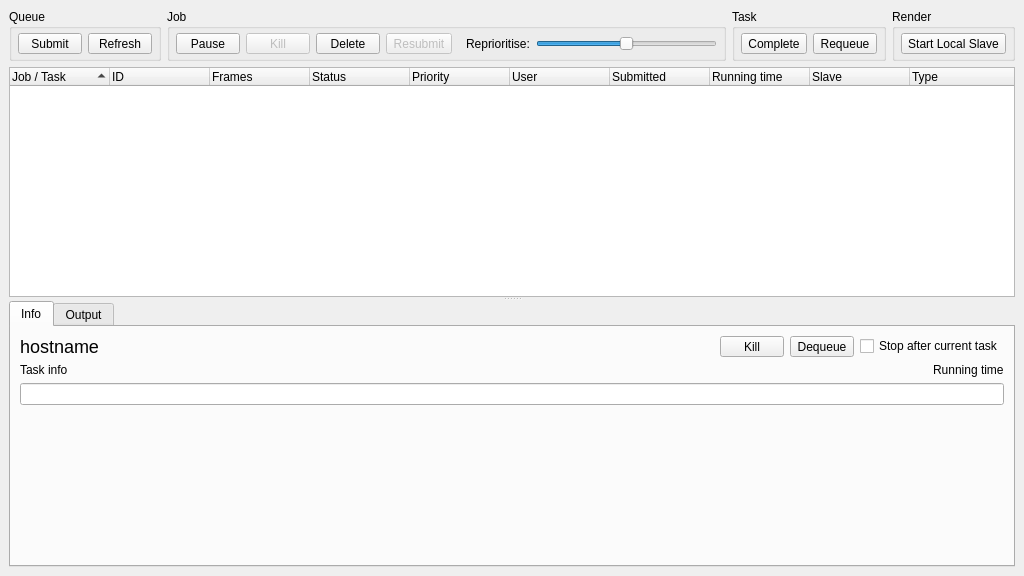
<?xml version="1.0" encoding="UTF-8"?>
<ui version="4.0">
 <class>MainWindow</class>
 <widget class="QMainWindow" name="MainWindow">
  <property name="geometry">
   <rect>
    <x>0</x>
    <y>0</y>
    <width>1024</width>
    <height>576</height>
   </rect>
  </property>
  <property name="windowTitle">
   <string>Render Queue</string>
  </property>
  <widget class="QWidget" name="centralwidget">
   <layout class="QVBoxLayout" name="verticalLayout_5">
    <item>
     <widget class="QFrame" name="renderQueueToolbar_frame">
      <property name="frameShape">
       <enum>QFrame::NoFrame</enum>
      </property>
      <property name="frameShadow">
       <enum>QFrame::Raised</enum>
      </property>
      <layout class="QHBoxLayout" name="horizontalLayout_10">
       <property name="margin">
        <number>0</number>
       </property>
       <item>
        <widget class="QGroupBox" name="view_groupBox">
         <property name="title">
          <string>Queue</string>
         </property>
         <layout class="QHBoxLayout" name="horizontalLayout_4">
          <property name="leftMargin">
           <number>6</number>
          </property>
          <property name="topMargin">
           <number>4</number>
          </property>
          <property name="rightMargin">
           <number>6</number>
          </property>
          <property name="bottomMargin">
           <number>4</number>
          </property>
          <item>
           <widget class="QToolButton" name="jobSubmit_toolButton">
            <property name="minimumSize">
             <size>
              <width>64</width>
              <height>0</height>
             </size>
            </property>
            <property name="text">
             <string>Submit</string>
            </property>
            <property name="icon">
             <iconset resource="../../ui/rsc.qrc">
              <normaloff>:/rsc/rsc/app_icon_maya.png</normaloff>
              <disabledoff>:/rsc/rsc/app_icon_maya_disabled.png</disabledoff>:/rsc/rsc/app_icon_maya.png</iconset>
            </property>
            <property name="iconSize">
             <size>
              <width>32</width>
              <height>32</height>
             </size>
            </property>
            <property name="toolButtonStyle">
             <enum>Qt::ToolButtonTextUnderIcon</enum>
            </property>
           </widget>
          </item>
          <item>
           <widget class="QToolButton" name="refresh_toolButton">
            <property name="minimumSize">
             <size>
              <width>64</width>
              <height>0</height>
             </size>
            </property>
            <property name="text">
             <string>Refresh</string>
            </property>
            <property name="icon">
             <iconset resource="../../ui/rsc.qrc">
              <normaloff>:/rsc/rsc/icon_refresh.png</normaloff>
              <disabledoff>:/rsc/rsc/icon_refresh_disabled.png</disabledoff>:/rsc/rsc/icon_refresh.png</iconset>
            </property>
            <property name="iconSize">
             <size>
              <width>32</width>
              <height>32</height>
             </size>
            </property>
            <property name="toolButtonStyle">
             <enum>Qt::ToolButtonTextUnderIcon</enum>
            </property>
           </widget>
          </item>
         </layout>
        </widget>
       </item>
       <item>
        <widget class="QGroupBox" name="job_groupBox">
         <property name="title">
          <string>Job</string>
         </property>
         <layout class="QHBoxLayout" name="horizontalLayout_3">
          <property name="leftMargin">
           <number>6</number>
          </property>
          <property name="topMargin">
           <number>4</number>
          </property>
          <property name="rightMargin">
           <number>6</number>
          </property>
          <property name="bottomMargin">
           <number>4</number>
          </property>
          <item>
           <widget class="QToolButton" name="jobPause_toolButton">
            <property name="minimumSize">
             <size>
              <width>64</width>
              <height>0</height>
             </size>
            </property>
            <property name="text">
             <string>Pause</string>
            </property>
            <property name="icon">
             <iconset resource="../../ui/rsc.qrc">
              <normaloff>:/rsc/rsc/icon_pause.png</normaloff>
              <disabledoff>:/rsc/rsc/icon_pause_disabled.png</disabledoff>:/rsc/rsc/icon_pause.png</iconset>
            </property>
            <property name="iconSize">
             <size>
              <width>32</width>
              <height>32</height>
             </size>
            </property>
            <property name="toolButtonStyle">
             <enum>Qt::ToolButtonTextUnderIcon</enum>
            </property>
           </widget>
          </item>
          <item>
           <widget class="QToolButton" name="jobKill_toolButton">
            <property name="enabled">
             <bool>false</bool>
            </property>
            <property name="minimumSize">
             <size>
              <width>64</width>
              <height>0</height>
             </size>
            </property>
            <property name="text">
             <string>Kill</string>
            </property>
            <property name="icon">
             <iconset resource="../../ui/rsc.qrc">
              <normaloff>:/rsc/rsc/icon_cross.png</normaloff>
              <disabledoff>:/rsc/rsc/icon_cross_disabled.png</disabledoff>:/rsc/rsc/icon_cross.png</iconset>
            </property>
            <property name="iconSize">
             <size>
              <width>32</width>
              <height>32</height>
             </size>
            </property>
            <property name="toolButtonStyle">
             <enum>Qt::ToolButtonTextUnderIcon</enum>
            </property>
           </widget>
          </item>
          <item>
           <widget class="QToolButton" name="jobDelete_toolButton">
            <property name="minimumSize">
             <size>
              <width>64</width>
              <height>0</height>
             </size>
            </property>
            <property name="text">
             <string>Delete</string>
            </property>
            <property name="icon">
             <iconset resource="../../ui/rsc.qrc">
              <normaloff>:/rsc/rsc/icon_delete.png</normaloff>
              <disabledoff>:/rsc/rsc/icon_delete_disabled.png</disabledoff>:/rsc/rsc/icon_delete.png</iconset>
            </property>
            <property name="iconSize">
             <size>
              <width>32</width>
              <height>32</height>
             </size>
            </property>
            <property name="toolButtonStyle">
             <enum>Qt::ToolButtonTextUnderIcon</enum>
            </property>
           </widget>
          </item>
          <item>
           <widget class="QToolButton" name="jobResubmit_toolButton">
            <property name="enabled">
             <bool>false</bool>
            </property>
            <property name="minimumSize">
             <size>
              <width>64</width>
              <height>0</height>
             </size>
            </property>
            <property name="text">
             <string>Resubmit</string>
            </property>
            <property name="icon">
             <iconset resource="../../ui/rsc.qrc">
              <normaloff>:/rsc/rsc/icon_resubmit.png</normaloff>
              <disabledoff>:/rsc/rsc/icon_resubmit_disabled.png</disabledoff>:/rsc/rsc/icon_resubmit.png</iconset>
            </property>
            <property name="iconSize">
             <size>
              <width>32</width>
              <height>32</height>
             </size>
            </property>
            <property name="toolButtonStyle">
             <enum>Qt::ToolButtonTextUnderIcon</enum>
            </property>
           </widget>
          </item>
          <item>
           <spacer name="horizontalSpacer">
            <property name="orientation">
             <enum>Qt::Horizontal</enum>
            </property>
            <property name="sizeType">
             <enum>QSizePolicy::Fixed</enum>
            </property>
            <property name="sizeHint" stdset="0">
             <size>
              <width>8</width>
              <height>20</height>
             </size>
            </property>
           </spacer>
          </item>
          <item>
           <widget class="QLabel" name="jobPriority_label">
            <property name="text">
             <string>Reprioritise:</string>
            </property>
           </widget>
          </item>
          <item>
           <widget class="QSlider" name="jobPriority_slider">
            <property name="minimumSize">
             <size>
              <width>100</width>
              <height>0</height>
             </size>
            </property>
            <property name="minimum">
             <number>-100</number>
            </property>
            <property name="maximum">
             <number>100</number>
            </property>
            <property name="pageStep">
             <number>0</number>
            </property>
            <property name="value">
             <number>0</number>
            </property>
            <property name="tracking">
             <bool>false</bool>
            </property>
            <property name="orientation">
             <enum>Qt::Horizontal</enum>
            </property>
           </widget>
          </item>
         </layout>
        </widget>
       </item>
       <item>
        <widget class="QGroupBox" name="task_groupBox">
         <property name="title">
          <string>Task</string>
         </property>
         <layout class="QHBoxLayout" name="horizontalLayout_5">
          <property name="leftMargin">
           <number>6</number>
          </property>
          <property name="topMargin">
           <number>4</number>
          </property>
          <property name="rightMargin">
           <number>6</number>
          </property>
          <property name="bottomMargin">
           <number>4</number>
          </property>
          <item>
           <widget class="QToolButton" name="taskComplete_toolButton">
            <property name="minimumSize">
             <size>
              <width>64</width>
              <height>0</height>
             </size>
            </property>
            <property name="text">
             <string>Complete</string>
            </property>
            <property name="icon">
             <iconset resource="../../ui/rsc.qrc">
              <normaloff>:/rsc/rsc/icon_tick.png</normaloff>
              <disabledoff>:/rsc/rsc/icon_tick_disabled.png</disabledoff>:/rsc/rsc/icon_tick.png</iconset>
            </property>
            <property name="iconSize">
             <size>
              <width>32</width>
              <height>32</height>
             </size>
            </property>
            <property name="toolButtonStyle">
             <enum>Qt::ToolButtonTextUnderIcon</enum>
            </property>
           </widget>
          </item>
          <item>
           <widget class="QToolButton" name="taskRequeue_toolButton">
            <property name="minimumSize">
             <size>
              <width>64</width>
              <height>0</height>
             </size>
            </property>
            <property name="text">
             <string>Requeue</string>
            </property>
            <property name="icon">
             <iconset resource="../../ui/rsc.qrc">
              <normaloff>:/rsc/rsc/icon_resubmit.png</normaloff>
              <disabledoff>:/rsc/rsc/icon_resubmit_disabled.png</disabledoff>:/rsc/rsc/icon_resubmit.png</iconset>
            </property>
            <property name="iconSize">
             <size>
              <width>32</width>
              <height>32</height>
             </size>
            </property>
            <property name="toolButtonStyle">
             <enum>Qt::ToolButtonTextUnderIcon</enum>
            </property>
           </widget>
          </item>
         </layout>
        </widget>
       </item>
       <item>
        <widget class="QGroupBox" name="render_groupBox">
         <property name="title">
          <string>Render</string>
         </property>
         <layout class="QHBoxLayout" name="horizontalLayout_6">
          <property name="leftMargin">
           <number>6</number>
          </property>
          <property name="topMargin">
           <number>4</number>
          </property>
          <property name="rightMargin">
           <number>6</number>
          </property>
          <property name="bottomMargin">
           <number>4</number>
          </property>
          <item>
           <widget class="QToolButton" name="slave_toolButton">
            <property name="minimumSize">
             <size>
              <width>64</width>
              <height>0</height>
             </size>
            </property>
            <property name="text">
             <string>Start Local Slave</string>
            </property>
            <property name="icon">
             <iconset resource="../../ui/rsc.qrc">
              <normaloff>:/rsc/rsc/icon_render.png</normaloff>
              <disabledoff>:/rsc/rsc/icon_render_disabled.png</disabledoff>:/rsc/rsc/icon_render.png</iconset>
            </property>
            <property name="iconSize">
             <size>
              <width>32</width>
              <height>32</height>
             </size>
            </property>
            <property name="checkable">
             <bool>true</bool>
            </property>
            <property name="toolButtonStyle">
             <enum>Qt::ToolButtonTextUnderIcon</enum>
            </property>
           </widget>
          </item>
         </layout>
        </widget>
       </item>
      </layout>
     </widget>
    </item>
    <item>
     <widget class="QSplitter" name="splitter">
      <property name="orientation">
       <enum>Qt::Vertical</enum>
      </property>
      <widget class="QTreeWidget" name="renderQueue_treeWidget">
       <property name="alternatingRowColors">
        <bool>true</bool>
       </property>
       <property name="selectionMode">
        <enum>QAbstractItemView::ExtendedSelection</enum>
       </property>
       <property name="rootIsDecorated">
        <bool>true</bool>
       </property>
       <property name="uniformRowHeights">
        <bool>true</bool>
       </property>
       <property name="sortingEnabled">
        <bool>true</bool>
       </property>
       <property name="animated">
        <bool>true</bool>
       </property>
       <property name="headerHidden">
        <bool>false</bool>
       </property>
       <property name="expandsOnDoubleClick">
        <bool>true</bool>
       </property>
       <attribute name="headerShowSortIndicator" stdset="0">
        <bool>true</bool>
       </attribute>
       <column>
        <property name="text">
         <string>Job / Task</string>
        </property>
       </column>
       <column>
        <property name="text">
         <string>ID</string>
        </property>
       </column>
       <column>
        <property name="text">
         <string>Frames</string>
        </property>
       </column>
       <column>
        <property name="text">
         <string>Status</string>
        </property>
       </column>
       <column>
        <property name="text">
         <string>Priority</string>
        </property>
       </column>
       <column>
        <property name="text">
         <string>User</string>
        </property>
       </column>
       <column>
        <property name="text">
         <string>Submitted</string>
        </property>
       </column>
       <column>
        <property name="text">
         <string>Running time</string>
        </property>
       </column>
       <column>
        <property name="text">
         <string>Slave</string>
        </property>
       </column>
       <column>
        <property name="text">
         <string>Type</string>
        </property>
       </column>
      </widget>
      <widget class="QTabWidget" name="slave_tabWidget">
       <property name="currentIndex">
        <number>0</number>
       </property>
       <widget class="QWidget" name="info_tab">
        <attribute name="title">
         <string>Info</string>
        </attribute>
        <layout class="QVBoxLayout" name="verticalLayout_4">
         <item>
          <layout class="QHBoxLayout" name="slaveInfo_horizontalLayout">
           <item>
            <widget class="QLabel" name="slaveStatus_label">
             <property name="styleSheet">
              <string notr="true">QLabel {
		font-size: 18px;
}</string>
             </property>
             <property name="text">
              <string>hostname</string>
             </property>
            </widget>
           </item>
           <item>
            <widget class="QToolButton" name="processKill_toolButton">
             <property name="minimumSize">
              <size>
               <width>64</width>
               <height>0</height>
              </size>
             </property>
             <property name="text">
              <string>Kill</string>
             </property>
             <property name="iconSize">
              <size>
               <width>32</width>
               <height>32</height>
              </size>
             </property>
             <property name="toolButtonStyle">
              <enum>Qt::ToolButtonTextUnderIcon</enum>
             </property>
            </widget>
           </item>
           <item>
            <widget class="QToolButton" name="dequeue_toolButton">
             <property name="minimumSize">
              <size>
               <width>64</width>
               <height>0</height>
              </size>
             </property>
             <property name="text">
              <string>Dequeue</string>
             </property>
             <property name="iconSize">
              <size>
               <width>32</width>
               <height>32</height>
              </size>
             </property>
             <property name="toolButtonStyle">
              <enum>Qt::ToolButtonTextUnderIcon</enum>
             </property>
            </widget>
           </item>
           <item>
            <widget class="QCheckBox" name="stopAfterTask_checkBox">
             <property name="enabled">
              <bool>true</bool>
             </property>
             <property name="sizePolicy">
              <sizepolicy hsizetype="Maximum" vsizetype="Fixed">
               <horstretch>0</horstretch>
               <verstretch>0</verstretch>
              </sizepolicy>
             </property>
             <property name="toolTip">
              <string>Stop this slave when the current task completes.</string>
             </property>
             <property name="text">
              <string>Stop after current task</string>
             </property>
             <property name="checked">
              <bool>false</bool>
             </property>
            </widget>
           </item>
          </layout>
         </item>
         <item>
          <layout class="QHBoxLayout" name="taskInfo_horizontalLayout">
           <item>
            <widget class="QLabel" name="taskInfo_label">
             <property name="text">
              <string>Task info</string>
             </property>
            </widget>
           </item>
           <item>
            <widget class="QLabel" name="runningTime_label">
             <property name="sizePolicy">
              <sizepolicy hsizetype="Maximum" vsizetype="Preferred">
               <horstretch>0</horstretch>
               <verstretch>0</verstretch>
              </sizepolicy>
             </property>
             <property name="text">
              <string>Running time</string>
             </property>
            </widget>
           </item>
          </layout>
         </item>
         <item>
          <widget class="QLineEdit" name="command_lineEdit">
           <property name="readOnly">
            <bool>true</bool>
           </property>
          </widget>
         </item>
         <item>
          <spacer name="verticalSpacer">
           <property name="orientation">
            <enum>Qt::Vertical</enum>
           </property>
           <property name="sizeHint" stdset="0">
            <size>
             <width>20</width>
             <height>40</height>
            </size>
           </property>
          </spacer>
         </item>
        </layout>
       </widget>
       <widget class="QWidget" name="output_tab">
        <attribute name="title">
         <string>Output</string>
        </attribute>
        <layout class="QVBoxLayout" name="verticalLayout">
         <property name="margin">
          <number>0</number>
         </property>
         <item>
          <widget class="QTextEdit" name="output_textEdit">
           <property name="font">
            <font>
             <family>Consolas, Lucidatypewriter, Fixed, monospace</family>
            </font>
           </property>
           <property name="styleSheet">
            <string notr="true">QTextEdit {
	font-family: 'Consolas, Lucidatypewriter, Fixed, monospace';
}</string>
           </property>
           <property name="readOnly">
            <bool>true</bool>
           </property>
          </widget>
         </item>
        </layout>
       </widget>
      </widget>
     </widget>
    </item>
   </layout>
  </widget>
 </widget>
 <resources>
  <include location="../../ui/rsc.qrc"/>
 </resources>
 <connections/>
</ui>
